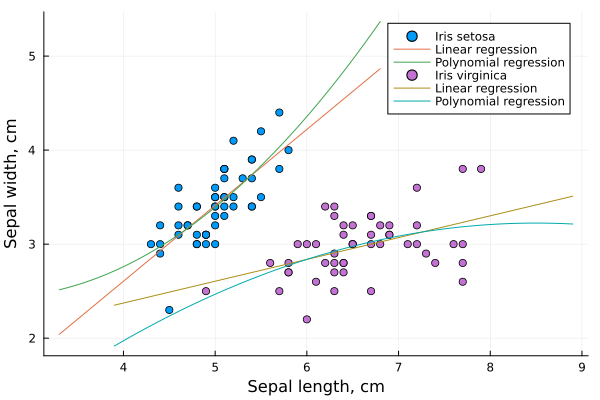

The Julia source for this figure:
"""
This example demonstrates a basic figure generated with the Julia Plots.jl package:
- All plotting parameters are left at their defaults, with no customisation of fonts, colours, or layout
- The figure is saved in PNG file format (raster graphic)

Such a default plotting can lead to several issues when preparing figures for a manuscript:
- The figure size may be arbitrary, and the aspect ratio may not suit the layout of a paper.
- The image resolution (in pixels) may be too low, causing problems when exporting or resizing.
- Since saved in PNG, the figure will have pixels and lack the sharpness of vector graphics.
- The default font may not be ideal for a scientific publication.
- Also, the font might be small, which creates readability/visibility problems in the manuscript.
- The weights of lines may be inadequate. For example, some lines may be overly thin or thick.
- Similarly, the size of markers may be inconsistent.
- The default colours may not work well for our data. We may need to select another colour scheme.
- The legend may be misplaced, overlapping with data or taking excessive space outside the figure canvas.

To avoid these problems, we fine-tune the plotting parameters in 'beautiful_figure_example.jl'

Andrey Churkin https://andreychurkin.ru/

"""

using Plots, Plots.PlotMeasures
using StatsPlots

cd(dirname(@__FILE__))
println(pwd())



# # The "Iris" dataset: sepal length, sepal width, petal length, petal width

SetosaData = [
5.1	3.5	1.4	0.2
4.9	3.0	1.4	0.2
4.7	3.2	1.3	0.2
4.6	3.1	1.5	0.2
5.0	3.6	1.4	0.2
5.4	3.9	1.7	0.4
4.6	3.4	1.4	0.3
5.0	3.4	1.5	0.2
4.4	2.9	1.4	0.2
4.9	3.1	1.5	0.1
5.4	3.7	1.5	0.2
4.8	3.4	1.6	0.2
4.8	3.0	1.4	0.1
4.3	3.0	1.1	0.1
5.8	4.0	1.2	0.2
5.7	4.4	1.5	0.4
5.4	3.9	1.3	0.4
5.1	3.5	1.4	0.3
5.7	3.8	1.7	0.3
5.1	3.8	1.5	0.3
5.4	3.4	1.7	0.2
5.1	3.7	1.5	0.4
4.6	3.6	1.0	0.2
5.1	3.3	1.7	0.5
4.8	3.4	1.9	0.2
5.0	3.0	1.6	0.2
5.0	3.4	1.6	0.4
5.2	3.5	1.5	0.2
5.2	3.4	1.4	0.2
4.7	3.2	1.6	0.2
4.8	3.1	1.6	0.2
5.4	3.4	1.5	0.4
5.2	4.1	1.5	0.1
5.5	4.2	1.4	0.2
4.9	3.1	1.5	0.1
5.0	3.2	1.2	0.2
5.5	3.5	1.3	0.2
4.9	3.1	1.5	0.1
4.4	3.0	1.3	0.2
5.1	3.4	1.5	0.2
5.0	3.5	1.3	0.3
4.5	2.3	1.3	0.3
4.4	3.2	1.3	0.2
5.0	3.5	1.6	0.6
5.1	3.8	1.9	0.4
4.8	3.0	1.4	0.3
5.1	3.8	1.6	0.2
4.6	3.2	1.4	0.2
5.3	3.7	1.5	0.2
5.0	3.3	1.4	0.2]

VersicolorData = [
7.0	3.2	4.7	1.4
6.4	3.2	4.5	1.5
6.9	3.1	4.9	1.5
5.5	2.3	4.0	1.3
6.5	2.8	4.6	1.5
5.7	2.8	4.5	1.3
6.3	3.3	4.7	1.6
4.9	2.4	3.3	1.0
6.6	2.9	4.6	1.3
5.2	2.7	3.9	1.4
5.0	2.0	3.5	1.0
5.9	3.0	4.2	1.5
6.0	2.2	4.0	1.0
6.1	2.9	4.7	1.4
5.6	2.9	3.6	1.3
6.7	3.1	4.4	1.4
5.6	3.0	4.5	1.5
5.8	2.7	4.1	1.0
6.2	2.2	4.5	1.5
5.6	2.5	3.9	1.1
5.9	3.2	4.8	1.8
6.1	2.8	4.0	1.3
6.3	2.5	4.9	1.5
6.1	2.8	4.7	1.2
6.4	2.9	4.3	1.3
6.6	3.0	4.4	1.4
6.8	2.8	4.8	1.4
6.7	3.0	5.0	1.7
6.0	2.9	4.5	1.5
5.7	2.6	3.5	1.0
5.5	2.4	3.8	1.1
5.5	2.4	3.7	1.0
5.8	2.7	3.9	1.2
6.0	2.7	5.1	1.6
5.4	3.0	4.5	1.5
6.0	3.4	4.5	1.6
6.7	3.1	4.7	1.5
6.3	2.3	4.4	1.3
5.6	3.0	4.1	1.3
5.5	2.5	4.0	1.3
5.5	2.6	4.4	1.2
6.1	3.0	4.6	1.4
5.8	2.6	4.0	1.2
5.0	2.3	3.3	1.0
5.6	2.7	4.2	1.3
5.7	3.0	4.2	1.2
5.7	2.9	4.2	1.3
6.2	2.9	4.3	1.3
5.1	2.5	3.0	1.1
5.7	2.8	4.1	1.3]

VirginicaData = [
6.3	3.3	6.0	2.5
5.8	2.7	5.1	1.9
7.1	3.0	5.9	2.1
6.3	2.9	5.6	1.8
6.5	3.0	5.8	2.2
7.6	3.0	6.6	2.1
4.9	2.5	4.5	1.7
7.3	2.9	6.3	1.8
6.7	2.5	5.8	1.8
7.2	3.6	6.1	2.5
6.5	3.2	5.1	2.0
6.4	2.7	5.3	1.9
6.8	3.0	5.5	2.1
5.7	2.5	5.0	2.0
5.8	2.8	5.1	2.4
6.4	3.2	5.3	2.3
6.5	3.0	5.5	1.8
7.7	3.8	6.7	2.2
7.7	2.6	6.9	2.3
6.0	2.2	5.0	1.5
6.9	3.2	5.7	2.3
5.6	2.8	4.9	2.0
7.7	2.8	6.7	2.0
6.3	2.7	4.9	1.8
6.7	3.3	5.7	2.1
7.2	3.2	6.0	1.8
6.2	2.8	4.8	1.8
6.1	3.0	4.9	1.8
6.4	2.8	5.6	2.1
7.2	3.0	5.8	1.6
7.4	2.8	6.1	1.9
7.9	3.8	6.4	2.0
6.4	2.8	5.6	2.2
6.3	2.8	5.1	1.5
6.1	2.6	5.6	1.4
7.7	3.0	6.1	2.3
6.3	3.4	5.6	2.4
6.4	3.1	5.5	1.8
6.0	3.0	4.8	1.8
6.9	3.1	5.4	2.1
6.7	3.1	5.6	2.4
6.9	3.1	5.1	2.3
5.8	2.7	5.1	1.9
6.8	3.2	5.9	2.3
6.7	3.3	5.7	2.5
6.7	3.0	5.2	2.3
6.3	2.5	5.0	1.9
6.5	3.0	5.2	2.0
6.2	3.4	5.4	2.3
5.9	3.0	5.1	1.8
]



# # Select which columns to analyse:
columns_to_plot = "sepal_length_vs_sepal_width"
# columns_to_plot = "petal_length_vs_petal_width"

if columns_to_plot == "sepal_length_vs_sepal_width"
    global plot_x_label = "Sepal length, cm"
    global plot_y_label = "Sepal width, cm"
    global data_x_column = 1
    global data_y_column = 2
elseif columns_to_plot == "petal_length_vs_petal_width"
    global plot_x_label = "Petal length, cm"
    global plot_y_label = "Petal width, cm"
    global data_x_column = 3
    global data_y_column = 4
end



# # Select the degree of a polynomial regression:
polynomial_degree = 2
# polynomial_degree = 3
# polynomial_degree = 4



# # Defining additional functions for performing regressions:

function my_linear_regression(Data, X_predict)
    # # linear regression:
    X = Data[:, 1]  # Predictor (first column)
    y = Data[:, 2]  # Response (second column)
    X_design = [ones(length(X)) X]  # Add a column of ones for the intercept
    β = X_design \ y  # Solves (X'X)β = X'y
    X_predict_design = [ones(length(X_predict)) X_predict]
    Y_predict = X_predict_design * β
    return Y_predict
end

function my_polynomial_regression(Data, X_predict, degree)
    X = Data[:, 1]  # Predictor (first column)
    y = Data[:, 2]  # Response (second column)
    if degree == 2
        # # Quadratic polynomial regression:
        X_design = [ones(length(X)) X X.^2]
        β = X_design \ y 
        X_predict_design = [ones(length(X_predict)) X_predict X_predict.^2]
        Y_predict = X_predict_design * β
    elseif degree == 3
        # # Cubic regression:
        X_design = [ones(length(X)) X X.^2 X.^3]
        β = X_design \ y 
        X_predict_design = [ones(length(X_predict)) X_predict X_predict.^2 X_predict.^3]
        Y_predict = X_predict_design * β
    elseif degree == 4
        # # Polynomial regressionof degree 4:
        X_design = [ones(length(X)) X X.^2 X.^3 X.^4]
        β = X_design \ y 
        X_predict_design = [ones(length(X_predict)) X_predict X_predict.^2 X_predict.^3 X_predict.^4]
        Y_predict = X_predict_design * β
    end
    return Y_predict
end



# # Select the datasets to visualise:
# datasets_to_plot = ["Iris setosa"]
# datasets_to_plot = ["Iris setosa", "Iris versicolor", "Iris virginica"]
datasets_to_plot = ["Iris setosa", "Iris virginica"]



# # Creating a not very beautiful plot with default parameters:
not_very_beautiful_plot = plot(
    # title = "Not very beautiful figure",
    xlabel = plot_x_label,
    ylabel = plot_y_label
) # default size will be 600×400 pixels


# # Plotting in a loop for each dataset:
for vis_dataset = 1:size(datasets_to_plot)[1]
    dataset_name = datasets_to_plot[vis_dataset]

    if dataset_name == "Iris setosa"
        Data0 = deepcopy(SetosaData) 
    elseif dataset_name == "Iris versicolor"
        Data0 = deepcopy(VersicolorData) 
    elseif dataset_name == "Iris virginica"
        Data0 = deepcopy(VirginicaData) 
    end

    global Data1 = Data0[:,[data_x_column,data_y_column]]

    # # Define the range for regression:
    # X_range = range(0, 10, length=100) 
    X_range = range(minimum(Data0[:,1])-1, maximum(Data0[:,1])+1, length=100)

    scatter!(not_very_beautiful_plot,
            Data1[1:end,data_x_column], Data1[1:end,data_y_column], 
            label = dataset_name
    )

    plot!(not_very_beautiful_plot,
        X_range,
        my_linear_regression(Data1, X_range),
        label = "Linear regression"
    )

    plot!(not_very_beautiful_plot,
        X_range,
        my_polynomial_regression(Data1, X_range, polynomial_degree),
        label = "Polynomial regression"
    )

end


display(not_very_beautiful_plot)

# # Exporting the figure:
figure_name = "not_a_very_beautiful_figure_example"
savefig(figure_name*".png") # <-- <-- saving as PNG (raster graphic) is not ideal for publications
# savefig(figure_name*".pdf") # <-- vector-based image, great for publications and further editing
# savefig(figure_name*".svg") # <-- vector-based image, great for publications and further editing




